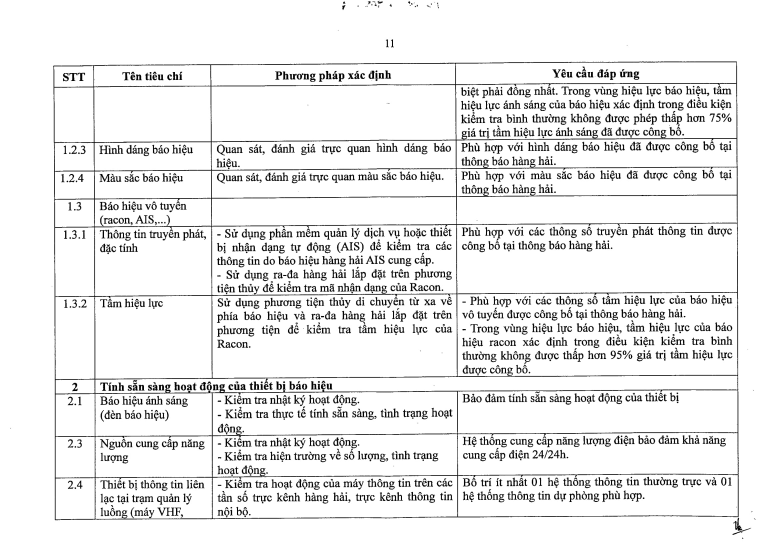
#> input picture table2.jpg, 2328 x 1659 px, found by its file name (shown at 1/3 size)
$ python new_medium.py   (older library calls are emulated)
#> lines starting #> are read from the running program, lines starting #| are printed output that depends on the picture; after the words box and inside, x2 and y2 are one past the last pixel; in counts of white or black regions, pixels touching at a corner belong together
#source: https://medium.com/coinmonks/a-box-detection-algorithm-for-any-image-containing-boxes-756c15d7ed26


import cv2
import numpy as np


def sort_contours(cnts, method="left-to-right"):
    # initialize the reverse flag and sort index
    reverse = False
    i = 0

    # handle if we need to sort in reverse
    if method == "right-to-left" or method == "bottom-to-top":
        reverse = True

    # handle if we are sorting against the y-coordinate rather than
    # the x-coordinate of the bounding box
    if method == "top-to-bottom" or method == "bottom-to-top":
        i = 1

    # construct the list of bounding boxes and sort them from top to
    # bottom
    boundingBoxes = [cv2.boundingRect(c) for c in cnts]
    (cnts, boundingBoxes) = zip(*sorted(zip(cnts, boundingBoxes),
                                        key=lambda b: b[1][i], reverse=reverse))

    # return the list of sorted contours and bounding boxes
    return (cnts, boundingBoxes)


# path_image = r'C:\Users\ThanhTiem\Desktop\testpy\1_6.png'
path_image = r"C:\Users\ThanhTiem\Desktop\testpy\table2.jpg"
img = cv2.imread(path_image, 0)
#> img is the input picture: shape (1659, 2328); min 0, max 255, mean 235.3
(thresh, img_bin) = cv2.threshold(img, 128, 255,cv2.THRESH_BINARY | cv2.THRESH_OTSU)
#> img_bin: shape (1659, 2328); 91.8% white; 2030 black regions (287 under 20 px), largest, box (x1, y1, x2, y2) and area: (160, 184, 2216, 1561) 74031, (472, 1523, 543, 1548) 604, (833, 432, 884, 458) 514
#> thresh = 145

img_bin = 255-img_bin
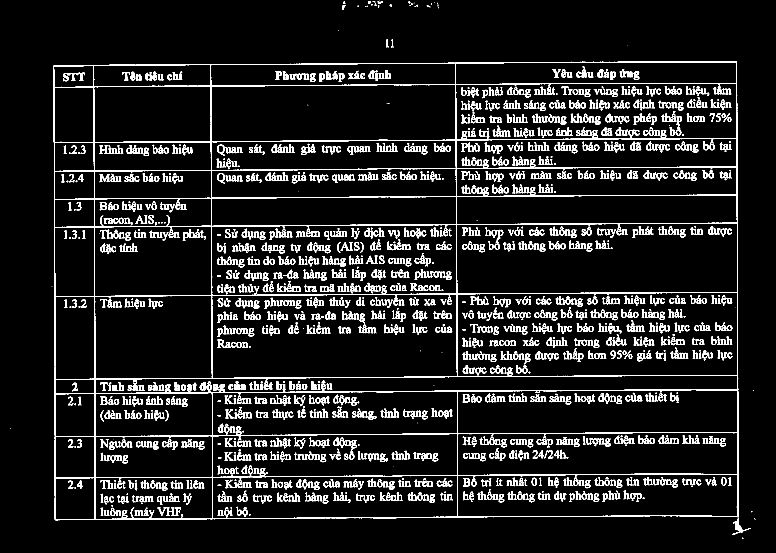
#> img_bin: shape (1659, 2328) (shown at 1/3 size); 8.2% white; 2030 white regions (287 under 20 px), largest, box (x1, y1, x2, y2) and area: (160, 184, 2216, 1561) 74031, (472, 1523, 543, 1548) 604, (833, 432, 884, 458) 514
# cv2.imwrite("Image_bin.jpg",img_bin)
# cv2.imshow("ijiji", img_bin)
# cv2.waitKey(0)


kernel_length = np.array(img).shape[1]//80

verticle_kernel = cv2.getStructuringElement(cv2.MORPH_RECT, (1, kernel_length))
hori_kernel = cv2.getStructuringElement(cv2.MORPH_RECT, (kernel_length, 1))
kernel = cv2.getStructuringElement(cv2.MORPH_RECT, (3, 3))


img_temp1 = cv2.erode(img_bin, verticle_kernel, iterations=3)
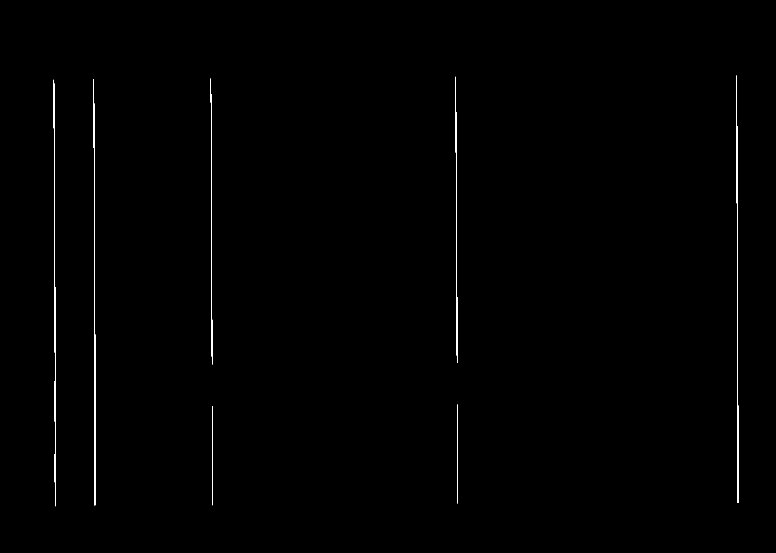
#> img_temp1: shape (1659, 2328) (shown at 1/3 size); 0.28% white in thin lines or dots, all inside (x1, y1, x2, y2) = (161, 226, 2216, 1519)
verticle_lines_img = cv2.dilate(img_temp1, verticle_kernel, iterations=3)
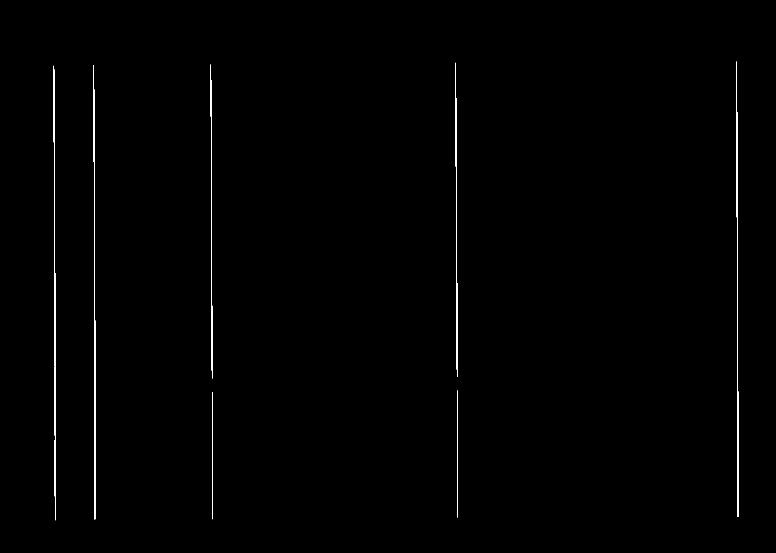
#> verticle_lines_img: shape (1659, 2328) (shown at 1/3 size); 0.37% white in thin lines or dots, all inside (x1, y1, x2, y2) = (161, 184, 2216, 1561)
cv2.imwrite("verticle_lines.jpg",verticle_lines_img)
img_temp2 = cv2.erode(img_bin, hori_kernel, iterations=3)
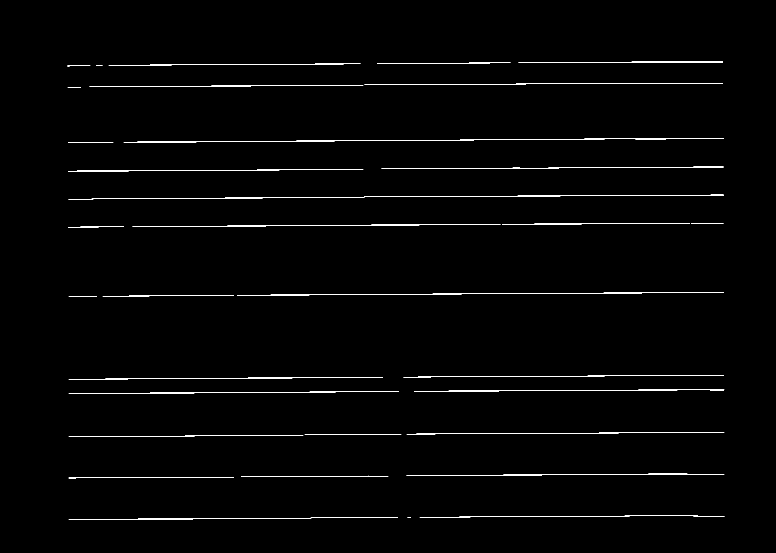
#> img_temp2: shape (1659, 2328) (shown at 1/3 size); 0.92% white in thin lines or dots, all inside (x1, y1, x2, y2) = (202, 184, 2174, 1559)
horizontal_lines_img = cv2.dilate(img_temp2, hori_kernel, iterations=3)
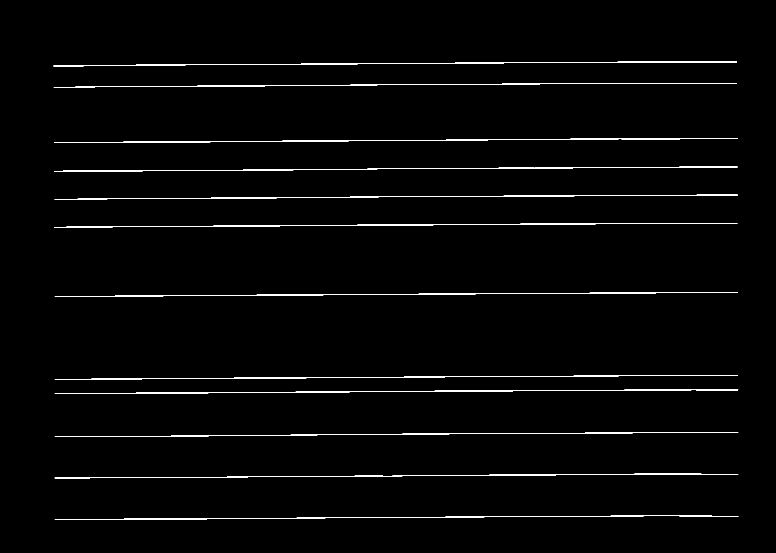
#> horizontal_lines_img: shape (1659, 2328) (shown at 1/3 size); 1.3% white in thin lines or dots, all inside (x1, y1, x2, y2) = (160, 184, 2216, 1559)
cv2.imwrite("horizontal_lines.jpg",horizontal_lines_img)

# Weighting parameters, this will decide the quantity of an image to be added to make a new image.
alpha = 0.5
beta = 1.0 - alpha
# This function helps to add two image with specific weight parameter to get a third image as summation of two image.
img_final_bin = cv2.addWeighted(verticle_lines_img, alpha, horizontal_lines_img, beta, 0.0)
img_final_bin = cv2.erode(~img_final_bin, kernel, iterations=2)
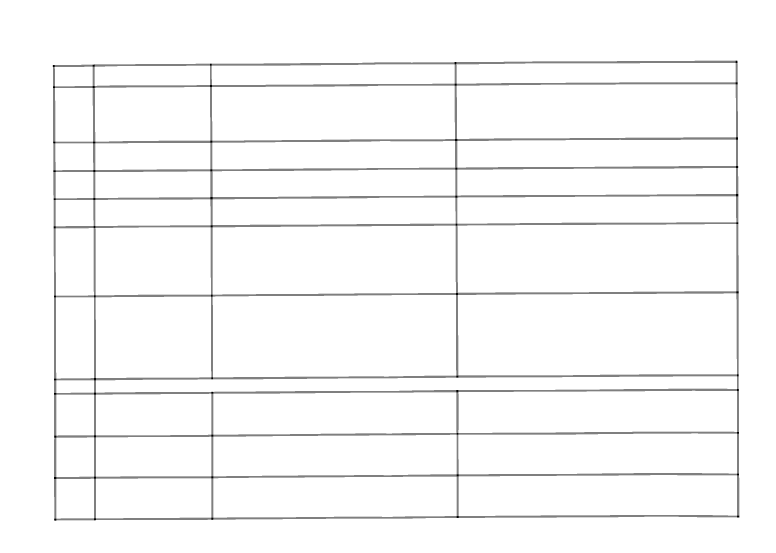
#> img_final_bin: shape (1659, 2328) (shown at 1/3 size); min 0, max 255, mean 248.7
(thresh, img_final_bin) = cv2.threshold(img_final_bin, 128,255, cv2.THRESH_BINARY | cv2.THRESH_OTSU)
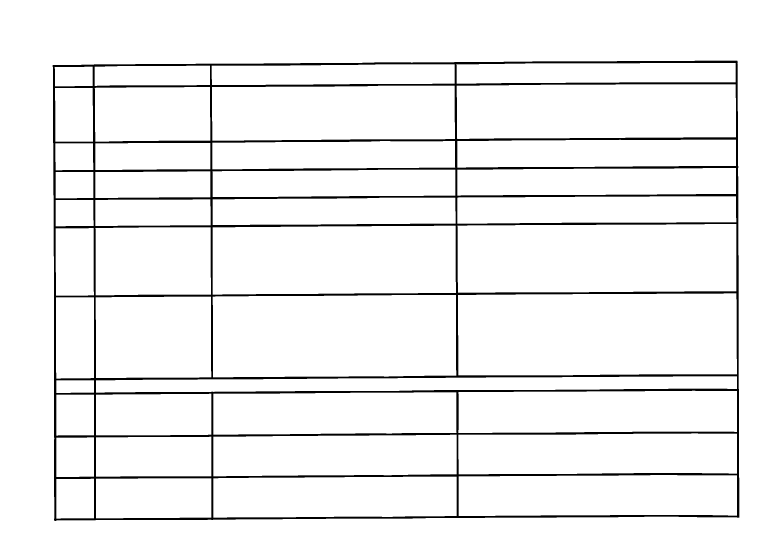
#> img_final_bin: shape (1659, 2328) (shown at 1/3 size); 95.1% white; 1 black region
#> thresh = 127
cv2.imwrite("img_final_bin.jpg",img_final_bin)


im2, contours, hierarchy = cv2.findContours(img_final_bin, cv2.RETR_TREE, cv2.CHAIN_APPROX_SIMPLE)
#> contours = 44 contours; largest, box (x1, y1, x2, y2) and area: (0, 0, 2328, 1659) 3858166, (157, 181, 2219, 1564) 2813545, (1374, 880, 2211, 1126) 201328, (638, 885, 1369, 1132) 175973, (1372, 672, 2209, 878) 167536
# Sort all the contours by top to bottom.
(contours, boundingBoxes) = sort_contours(contours, method="left-to-right")
#> in sort_contours, `boundingBoxes = [cv2.boundingRect(c) for c in cnts]`: boundingBoxes = 44 items, first 6: (0, 0, 2328, 1659), (157, 181, 2062, 1383), (169, 1436, 113, 120), (288, 1435, 346, 120), (640, 1430, 730, 123), (1376, 1425, 835, 123)
#> in sort_contours, `(cnts, boundingBoxes) = zip(*sorted(zip(cnts, boundingBoxes), key=lamb..`: cnts has the same summary as contours outside sort_contours; boundingBoxes = 44 items, first 6: (0, 0, 2328, 1659), (157, 181, 2062, 1383), (164, 200, 114, 59), (165, 264, 114, 161), (166, 430, 114, 81), (167, 684, 115, 203)
# (contours, boundingBoxes) = sort_contours(contours, method="top-to-bottom")
# print(type(contours))
# print("------------------")
# print(type(im2))

idx = 0

boundary=[]
for c,cnt in enumerate(contours):
    # Returns the location and width,height for every contour
    x, y, w, h = cv2.boundingRect(cnt)
    boundary.append((x,y,w,h))
#> this loop made 44 passes
#> (x, y, w, h) on passes 2 to 9: (157, 181, 2062, 1383), (164, 200, 114, 59), (165, 264, 114, 161), (166, 430, 114, 81), (167, 684, 115, 203), (167, 600, 114, 79), (167, 516, 113, 79), (168, 892, 114, 244)
#> after the loop, boundary has the same summary as boundingBoxes in sort_contours
count=np.asarray(boundary)
#> count = 44 rows, first 6: [0, 0, 2328, 1659], [157, 181, 2062, 1383], [164, 200, 114, 59], [165, 264, 114, 161], [166, 430, 114, 81], [167, 684, 115, 203]
max_width = np.sum(count[::, (0, 2)], axis=1).max()
#> max_width = 2328
max_height = np.max(count[::, 3])
#> max_height = 1659
nearest = max_height * 1.4
#> nearest = 2322.6
ind_list=np.lexsort((count[:,0],count[:,1]))
#> ind_list = 44 values, max 43 at index 40, min 0 at index 0, mean 21.5
    # [9 lines of commented-out code are left out]

for c in ind_list:
#> (the run stopped early here; a loop or call above may not have finished)

$ run again, with 1_6.png saved as table2.jpg
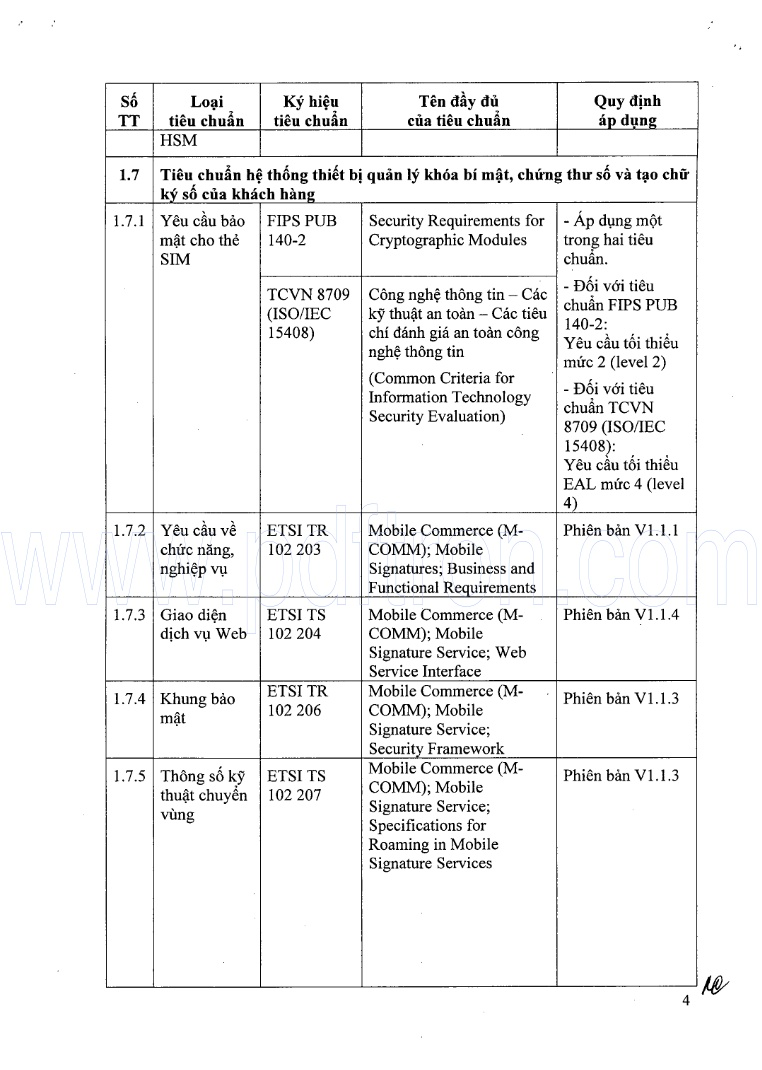
#> input picture 1_6.png, 762 x 1070 px, found by its file name
#> `(thresh, img_bin) = cv2.threshold(img, 128, 255,cv2.THRESH_BINARY | cv..`:
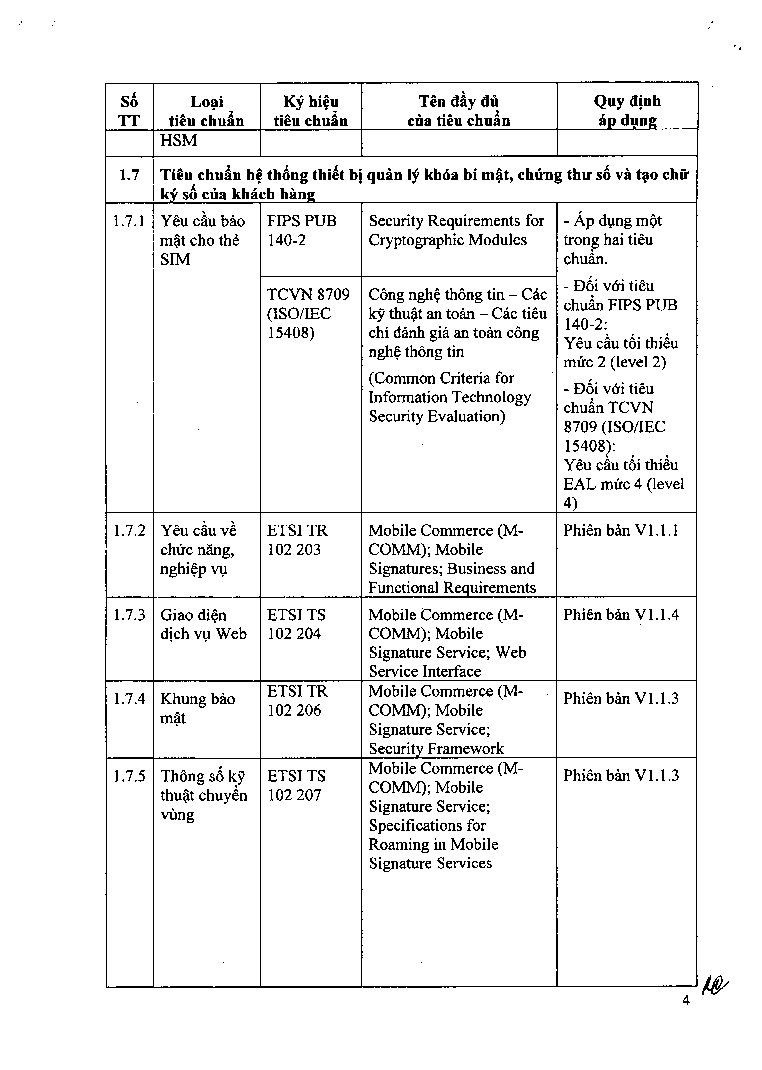
#> img_bin: shape (1070, 762); 94.1% white; black in thin lines or dots, all inside (x1, y1, x2, y2) = (19, 21, 741, 1005)
#> `(thresh, img_bin) = cv2.threshold(img, 128, 255,cv2.THRESH_BINARY | cv..`: thresh = 161
#> img_temp1: shape (1070, 762); 0.59% white in thin lines or dots, all inside (x1, y1, x2, y2) = (105, 94, 699, 976)
#> verticle_lines_img: shape (1070, 762); 0.65% white in thin lines or dots, all inside (x1, y1, x2, y2) = (105, 82, 699, 988)
#> img_temp2: shape (1070, 762); 0.7% white in thin lines or dots, all inside (x1, y1, x2, y2) = (117, 81, 687, 988)
#> horizontal_lines_img: shape (1070, 762); 0.8% white in thin lines or dots, all inside (x1, y1, x2, y2) = (105, 81, 699, 988)
#> `(thresh, img_final_bin) = cv2.threshold(img_final_bin, 128,255, cv2.TH..`:
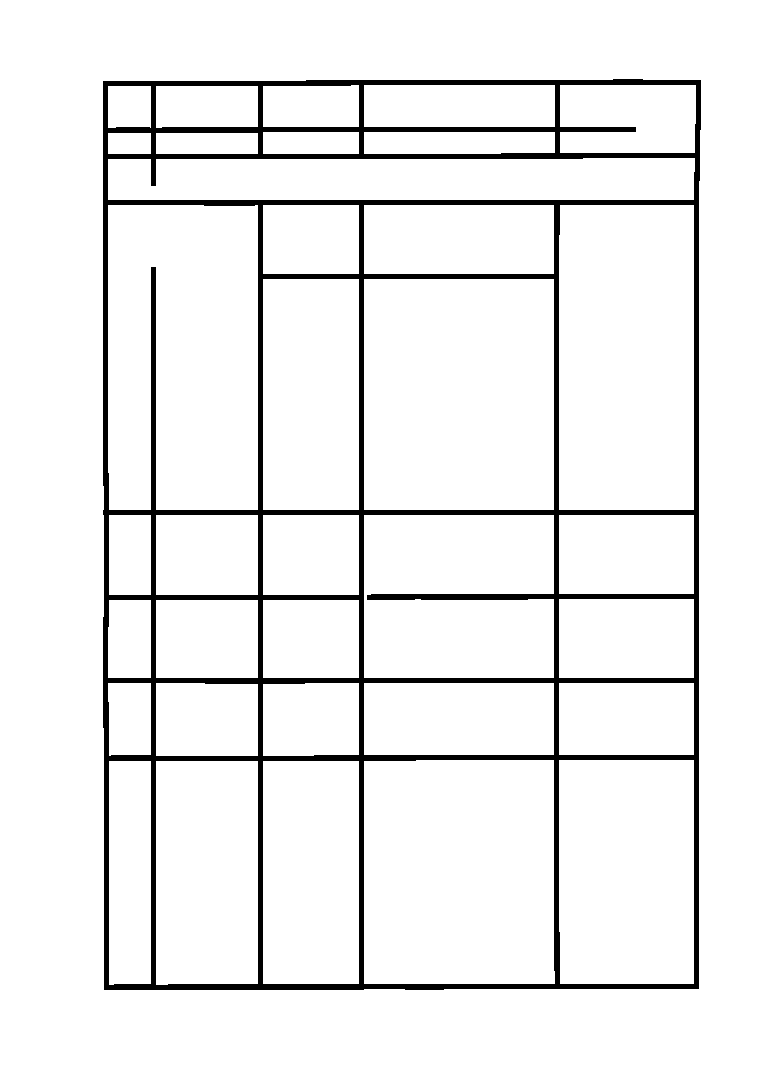
#> img_final_bin: shape (1070, 762); 93.4% white; 1 black region
#> `(thresh, img_final_bin) = cv2.threshold(img_final_bin, 128,255, cv2.TH..`: thresh = 127
#> contours = 37 contours; largest, box (x1, y1, x2, y2) and area: (0, 0, 762, 1070) 813509, (102, 78, 702, 991) 543158, (108, 205, 258, 510) 43752, (364, 279, 554, 510) 43470, (364, 760, 555, 984) 42108
#> in sort_contours, `boundingBoxes = [cv2.boundingRect(c) for c in cnts]`: boundingBoxes = 37 items, first 6: (0, 0, 762, 1070), (102, 78, 600, 913), (263, 761, 96, 223), (156, 761, 102, 224), (109, 761, 42, 224), (559, 760, 135, 224)
#> in sort_contours, `(cnts, boundingBoxes) = zip(*sorted(zip(cnts, boundingBoxes), key=lamb..`: cnts has the same summary as contours outside sort_contours; boundingBoxes = 37 items, first 6: (0, 0, 762, 1070), (102, 78, 600, 913), (108, 683, 43, 73), (108, 600, 43, 78), (108, 205, 150, 305), (108, 158, 587, 42)
#> the loop `for c,cnt in enumerate(contours):` made 37 passes
#> (cnt, x, y, w, h) on passes 1, 7, 10, 13, 14, 15: ([[0, 0], [0, 1069], [761, 1069], [761, 0]], 0, 0, 762, 1070), ([[108, 133], [108, 153], [150, 153], [150, 133]], 108, 133, 43, 21), ([[109, 515], [109, 594], [150, 594], [150, 515]], 109, 515, 42, 80), ([[156, 600], [156, 677], [257, 677], [257, 600]], 156, 600, 102, 78), ([[156, 515], [156, 594], [257, 594], [257, 515]], 156, 515, 102, 80), ([[156, 133], [156, 153], [257, 153], [257, 133]], 156, 133, 102, 21)
#> after the loop `for c,cnt in enumerate(contours):`: boundary has the same summary as boundingBoxes in sort_contours
#> count = 37 rows, first 6: [0, 0, 762, 1070], [102, 78, 600, 913], [108, 683, 43, 73], [108, 600, 43, 78], [108, 205, 150, 305], [108, 158, 587, 42]
#> max_width = 762
#> max_height = 1070
#> nearest = 1498
#> ind_list = 37 values, max 36 at index 4, min 0 at index 0, mean 18
